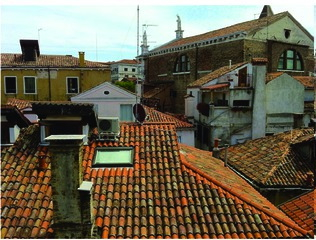
%> input picture MATLAB/Image_mosaicing/Image_mosaicing/a.jpg, 316 x 240 px
$ octave SIFTtest1.m   (GNU Octave 9; MATLAB toolbox functions it lacks are replaced by stand-ins)
%> lines starting %> are read from the running program, lines starting %| are printed output that depends on the picture
% TO RUN, VLFEAT MUST FIRST BE INSTALLED ON THE MACHINE
% VLFEAT can be downloaded from http://www.vlfeat.org/download.html or http://www.vlfeat.org/index.html
% once downloaded and unpacked the command below must be ran on each Matlab restart
% run D:\Users\James\Documents\GitHub\ImageStitching\MATLAB\vlfeat-0.9.20/toolbox/vl_setup
% - with the pathway changed to match the vl_setup path
close all;

% images to merge
%imgs = imageDatastore({'im15.jpeg';'im16.jpeg'});
imgs = imageDatastore({'a.jpg';'b.jpg'});

figure;
montage(imgs.Files);
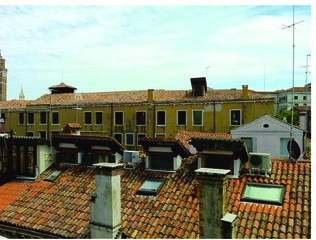
%> input picture MATLAB/Image_mosaicing/Image_mosaicing/b.jpg, 316 x 240 px
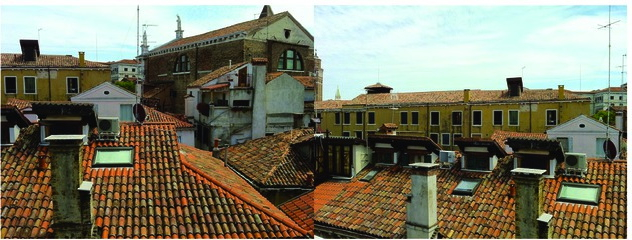
%> displayed picture: size 240x632x3, on the screen's scale of 0 to 255; mean R, G, B 125.2, 123.8, 103.9
title('Montage');

%im1 = imread('im15.jpeg');
%im2 = imread('im16.jpeg');
im1 = imread('a.jpg');
%> im1 is the input picture: size 240x316x3 uint8; mean R, G, B 108.2, 101.2, 81.8
im2 = imread('b.jpg');
%> im2 is the input picture: size 240x316x3 uint8; mean R, G, B 142.2, 146.4, 125.9

%% PREPROCESSING
% convert to greyscale
im1 = rgb2gray(im1);
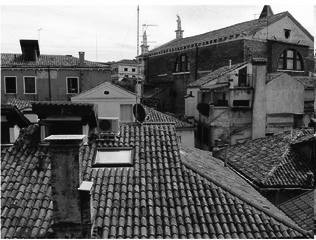
%> im1: size 240x316 uint8; min 0, max 255, mean 101.1
im2 = rgb2gray(im2);
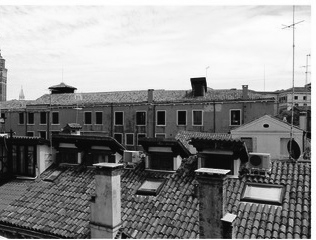
%> im2: size 240x316 uint8; min 0, max 255, mean 142.8

% make single
% vl_feat requires single precision greyscale image
im1 = single(im1);
%> im1: size 240x316 single
im2 = single(im2);
%> im2: size 240x316 single

disp('pre-processing done');

%% FINDING SIFT FEATURES AND DESCRIPTORS
% vl_sift uses the vlfeat open source implementation of sift to find
% keypoints [k] and descriptors [d]
%> (the run ends here)
